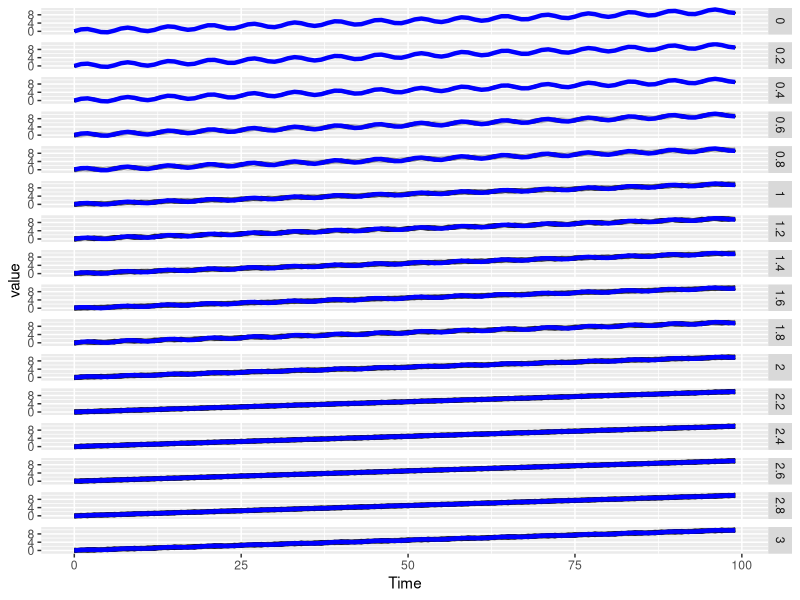

R code for this plot: (Note: this script raises an error after producing the figure.)
sim_phase_shifted <- function(n, noise, freq = 1, len = 100, return.wide = F){
  # A fucntion to simulate a population of n noisy sinusoidals that are phase shifted
  # n: number of sinusoids
  # freq: sampling rate (in time unit)
  # noise: standard deviation phaseshift
  # len: length of simulations
  # return.wide: returns data in wide or long format
  
  require(data.table)
  # Create a matrix of shifted times 
  time_matrix <- matrix(seq(0, len-1, freq), nrow = len, ncol = n)
  shifts <- rnorm(n, 0, noise)
  shifts <- matrix(shifts, nrow = len, ncol = n, byrow = T)
  time_matrix <- time_matrix + shifts

  # Replace each shifted time by it sine function
  sins <- sin(time_matrix)
  
  # Go to data.table
  sins <- as.data.table(sins)
  sins <- cbind(seq(0, len-1, freq), sins)
  colnames(sins)[1] <- "Time"
  if(return.wide){
    return(sins)  
  }
  
  # Format long data table
  sins <- melt(sins, id.vars = "Time")
  return(sins)
}


sim_phase_shifted_with_fixed_trend <- function(n, noise, slope, freq = 1, len = 100){
  # Add a trend, i.e. a linear increase or decrease, to simulations
  # See sim_phase_shifted for arguments. Slope indicates the slope of the trend (change of mean value per unit of time)
  
  sins <- sim_phase_shifted(n, noise, freq,len, return.wide = F)
  trend_vec <- unique(sins$Time)
  trend_vec <- trend_vec * slope
  sins[, value := value + trend_vec, by = .(variable)]
  return(sins)
}


sim_noisy_amplitude <- function(n, noise, freq = 1, len = 100, return.wide = F){
  # Create a matrix of times and noise
  time_matrix <- matrix(seq(0, len-1, freq), nrow = len, ncol = n)
  noise_matrix <- replicate(n, rnorm(len, 0, noise))
  
  # Replace each shifted time by it sine function and add white noise
  sins <- sin(time_matrix)
  sins <- sins + noise_matrix
  
  # Go to data.table
  sins <- as.data.table(sins)
  sins <- cbind(seq(0, len-1, freq), sins)
  colnames(sins)[1] <- "Time"
  if(return.wide){
    return(sins)  
  }
  
  # Format long data table
  sins <- melt(sins, id.vars = "Time")
  return(sins)
}


multi_sims <- function(type, noises, ...){
  # /!\ not optimized, growing data table
  # Generate multiple simulations of the indicated type.
  # noises: numeric vector with noise value, DO NOT PASS 0, as it is already used to initialize the output
  # ps: phase shifted
  # pst: phase shifted with linear trend
  # na: noisy amplitude
  
  if(!(type %in% c("ps", "pst", "na"))){
    stop("type must be one of c('ps', 'pst', 'na')")
  }
  
  # Initialize data.table with no noise
  if(type == "ps"){multi_sim <- sim_phase_shifted(noise = 0, ...)}
  else if(type == "pst"){multi_sim <- sim_phase_shifted_with_fixed_trend(noise = 0, ...)}
  else if(type == "na"){multi_sim <- sim_noisy_amplitude(noise = 0, ...)}
  
  multi_sim$noise <- 0
  for(noise in noises){
    if(type == "ps"){temp <- sim_phase_shifted(noise = noise, ...)}
    else if(type == "pst"){temp <- sim_phase_shifted_with_fixed_trend(noise = noise, ...)}
    else if(type == "na"){temp <- sim_noisy_amplitude(noise = noise, ...)}
    temp$noise <- noise
    multi_sim <- rbind(multi_sim, temp)
  }
  return(multi_sim)
}


plot_sim <- function(data, x = "Time", y = "value", group = "variable", use.facet = T, facet = "noise", alpha = 0.2){
  require(ggplot2)
  p <- ggplot(data, aes_string(x = x, y = y)) + geom_line(aes_string(group = group), alpha = alpha)
  p <- p + stat_summary(fun.y=mean, geom="line", colour = "blue", size = 1.5)
  if(use.facet){
    p <- p + facet_grid(as.formula(paste(facet, "~ .")))
  }
  p
}



noises <- seq(0.2, 3, 0.2)
multi_sim <-  multi_sims(type="pst", noises=noises, n = 50, slope = 0.1)
plot_sim(multi_sim)

DistMean <- dist_mean(data = multi_sim, condition = "noise", tcol = "Time", measure = "value", label = "variable")
p <- ggplot(DistMean, aes(x = as.factor(noise), y = euclid_to_mean)) + geom_boxplot(aes(group = noise)) + ggtitle("Euclidian distance to mean trajectory"); p

Clip <- multi_sim[, .(clip = wrap_clip(value, k = 5)), by = .(noise, variable)]
# Convert noise (condition) and variable (label) to integers to comply with overlap constrains
Clip[, ':=' (noise = as.character(noise),
             variable = as.integer(gsub("V", "", as.character(variable), fixed = T)))]
Clip[, ':=' (noise = as.integer(noise*10),
             variable = as.integer(gsub("V", "", as.character(variable), fixed = T)))]
Overlap <- overlap_clipping(data = Clip, condition = "noise", label = "variable", measure = "clip")
q <- ggplot(Overlap, aes(x = as.factor(noise), y = Overlap)) + geom_boxplot(aes(group  = noise)) + scale_x_discrete(labels = as.character(c(0,noises))) + ggtitle("Pairwise overlap of clipped trajectories") ; q


pdf("Plots_Large_Sim.pdf", width = 10)
plot_sim(multi_sim)
p
q
dev.off()


multi_sim[, ':=' (noise = as.integer(noise*10),
             variable = as.integer(gsub("V", "", as.character(variable), fixed = T)))]
Correlations_Pearson <- correlations_group_label(multi_sim, "noise", "variable","value", method = "pearson")
Correlations_Spearman <- correlations_group_label(multi_sim, "noise", "variable","value", method = "spearman")
Correlations_Kendall <- correlations_group_label(multi_sim, "noise", "variable","value", method = "kendall")

